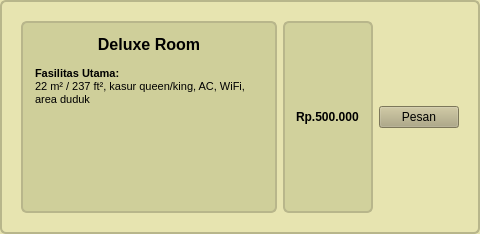
              <widget class="QFrame" name="roomFrame2_7">
               <property name="styleSheet">
                <string notr="true">
                QFrame { background-color: rgb(231,228,176); border: 2px solid rgb(184,182,139); border-radius: 6px; padding: 8px; }
                QLabel#roomTitle2 { font-weight: bold; font-size: 12pt; }
                QLabel#roomDesc2 { font-size: 9pt; }
              </string>
               </property>
               <layout class="QHBoxLayout" name="horizontalLayout_4">
                <item>
                 <layout class="QVBoxLayout" name="roomTextCol2_7"/>
                </item>
                <item>
                 <widget class="QTextEdit" name="textEdit_9">
                  <property name="styleSheet">
                   <string notr="true">background-color: rgb(207, 207, 154);</string>
                  </property>
                  <property name="html">
                   <string>&lt;!DOCTYPE HTML PUBLIC &quot;-//W3C//DTD HTML 4.0//EN&quot; &quot;http://www.w3.org/TR/REC-html40/strict.dtd&quot;&gt;
&lt;html&gt;&lt;head&gt;&lt;meta name=&quot;qrichtext&quot; content=&quot;1&quot; /&gt;&lt;style type=&quot;text/css&quot;&gt;
p, li { white-space: pre-wrap; }
&lt;/style&gt;&lt;/head&gt;&lt;body style=&quot; font-family:'MS Shell Dlg 2'; font-size:8pt; font-weight:400; font-style:normal;&quot;&gt;
&lt;p align=&quot;center&quot; style=&quot; margin-top:0px; margin-bottom:0px; margin-left:0px; margin-right:0px; -qt-block-indent:0; text-indent:0px;&quot;&gt;&lt;span style=&quot; font-size:12pt; font-weight:600;&quot;&gt;Deluxe&lt;/span&gt;&lt;span style=&quot; font-size:12pt;&quot;&gt; &lt;/span&gt;&lt;span style=&quot; font-size:12pt; font-weight:600;&quot;&gt;Room&lt;/span&gt;&lt;/p&gt;
&lt;p style=&quot;-qt-paragraph-type:empty; margin-top:0px; margin-bottom:0px; margin-left:0px; margin-right:0px; -qt-block-indent:0; text-indent:0px;&quot;&gt;&lt;br /&gt;&lt;/p&gt;
&lt;p style=&quot; margin-top:0px; margin-bottom:0px; margin-left:0px; margin-right:0px; -qt-block-indent:0; text-indent:0px;&quot;&gt;&lt;span style=&quot; font-weight:600;&quot;&gt;Fasilitas Utama: &lt;/span&gt;&lt;/p&gt;
&lt;p style=&quot; margin-top:0px; margin-bottom:0px; margin-left:0px; margin-right:0px; -qt-block-indent:0; text-indent:0px;&quot;&gt;22 m² / 237 ft², kasur queen/king, AC, WiFi, area duduk&lt;/p&gt;
&lt;p style=&quot;-qt-paragraph-type:empty; margin-top:0px; margin-bottom:0px; margin-left:0px; margin-right:0px; -qt-block-indent:0; text-indent:0px;&quot;&gt;&lt;br /&gt;&lt;/p&gt;&lt;/body&gt;&lt;/html&gt;</string>
                  </property>
                 </widget>
                </item>
                <item>
                 <widget class="QLabel" name="label_20">
                  <property name="font">
                   <font>
                    <weight>75</weight>
                    <bold>true</bold>
                   </font>
                  </property>
                  <property name="styleSheet">
                   <string notr="true">background-color: rgb(209, 209, 156);</string>
                  </property>
                  <property name="text">
                   <string>Rp.500.000</string>
                  </property>
                 </widget>
                </item>
                <item>
                 <widget class="QPushButton" name="btnPrice2_7">
                  <property name="styleSheet">
                   <string notr="true"> color: rgb(0, 0, 0); background-color: rgb(174,167,126)
 </string>
                  </property>
                  <property name="text">
                   <string>Pesan</string>
                  </property>
                 </widget>
                </item>
               </layout>
              </widget>
